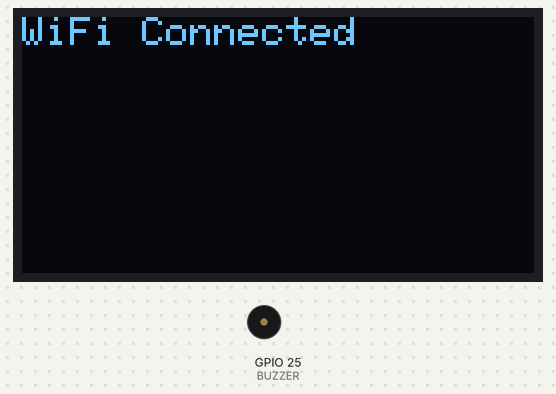
Recording of a sketch running on a simulated ESP32. On the bench: 128×64 one-colour display, buzzer (waves = sounding, pin HIGH). WiFi joins after 1.5 s; servers stay silent unless stated; uploads are accepted with an empty reply; what the sketch prints to the serial monitor is not drawn.

Above: at 1.7 s.
At 3.9 s:
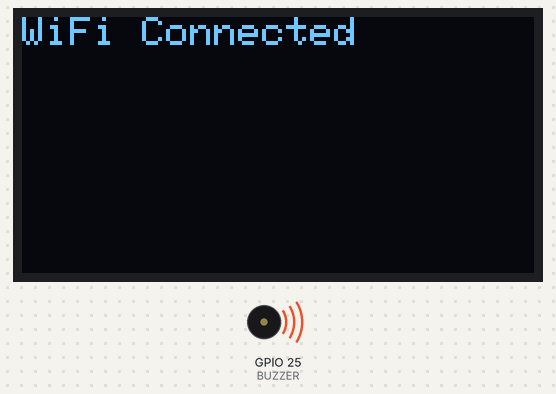
Timing chart, 0 to 5.5 s (numbered marks = the images above):
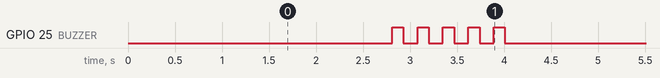

The sketch:

navisense.ino
```cpp
#include <WiFi.h>
#include <HTTPClient.h>
#include <WiFiClientSecure.h>
#include <ArduinoJson.h>
#include <Wire.h>
#include <Adafruit_GFX.h>
#include <Adafruit_SSD1306.h>

// WiFi
const char* ssid = "DEVICE_NAME";
const char* password = "PASSWORD";

// API Key
String apiKey = "YOUR_API_KEY";

// Coordinates
String start = "STARTING_POINT";
String end   = "DESTINATION_POINT";

// OLED
#define SCREEN_WIDTH 128
#define SCREEN_HEIGHT 64
Adafruit_SSD1306 display(SCREEN_WIDTH, SCREEN_HEIGHT, &Wire, -1);

//  BUZZER PIN
#define BUZZER 25

// 🔊 BUZZER FUNCTION
void beep() {
  digitalWrite(BUZZER, HIGH);
  delay(120);
  digitalWrite(BUZZER, LOW);
}

void setup() {

  Serial.begin(115200);

  // 🔊 INIT BUZZER
  pinMode(BUZZER, OUTPUT);
  digitalWrite(BUZZER, LOW);

  // OLED INIT
  if(!display.begin(SSD1306_SWITCHCAPVCC, 0x3C)) {
    Serial.println("OLED not found");
    while(true);
  }

  display.clearDisplay();
  display.setTextSize(1);
  display.setTextColor(WHITE);

  display.setCursor(0,0);
  display.println("Starting...");
  display.display();

  // WiFi
  WiFi.begin(ssid, password);
  display.setCursor(0,20);
  display.println("Connecting WiFi");
  display.display();

  while (WiFi.status() != WL_CONNECTED) {
    delay(500);
    Serial.print(".");
  }

  display.clearDisplay();
  display.setCursor(0,0);
  display.println("WiFi Connected");
  display.display();
  delay(1000);

  WiFiClientSecure client;
  client.setInsecure();

  HTTPClient http;

  String url =
  "https://api.openrouteservice.org/v2/directions/driving-car?api_key=" +
  apiKey +
  "&start=" + start +
  "&end=" + end;

  http.begin(client, url);

  int httpCode = http.GET();

  if (httpCode > 0) {

    String payload = http.getString();

    DynamicJsonDocument doc(60000);
    deserializeJson(doc, payload);

    JsonArray steps =
    doc["features"][0]["properties"]["segments"][0]["steps"];

    for (JsonObject step : steps) {

      const char* instruction = step["instruction"];
      float distance = step["distance"];

      // SERIAL OUTPUT
      Serial.println(instruction);

      // OLED OUTPUT
      display.clearDisplay();

      display.setCursor(0,0);
      display.println("NAVIGATION");

      display.setCursor(0,15);
      display.println(instruction);

      display.setCursor(0,40);
      display.print(distance);
      display.println(" m");

      display.display();

      // 🔊 BUZZER SOUND ON EVERY STEP CHANGE
      beep();

      delay(3000);
    }

    // 🔊 FINAL DESTINATION SOUND (optional bonus)
    for(int i=0;i<5;i++){
      beep();
      delay(150);
    }

  } else {

    display.clearDisplay();
    display.setCursor(0,0);
    display.println("API FAILED");
    display.display();

    Serial.println("API request failed");
  }

  http.end();
}

void loop() {}
```
